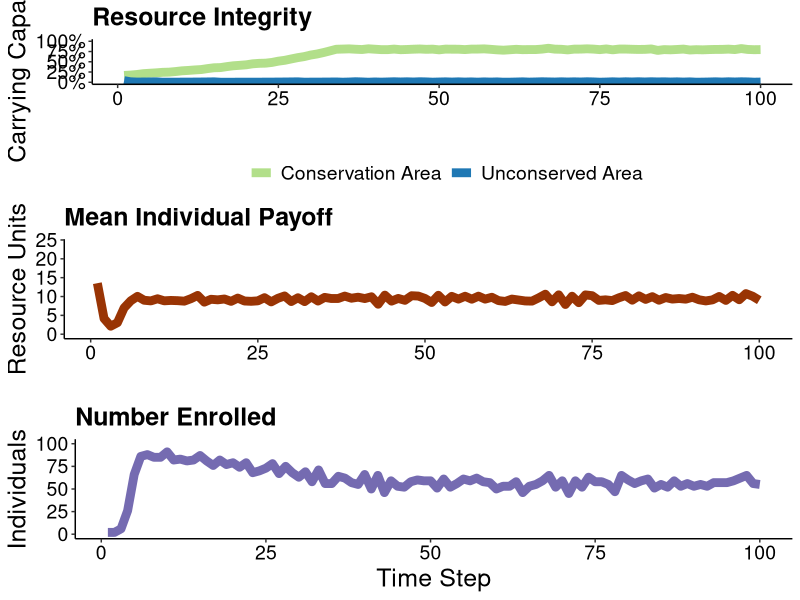
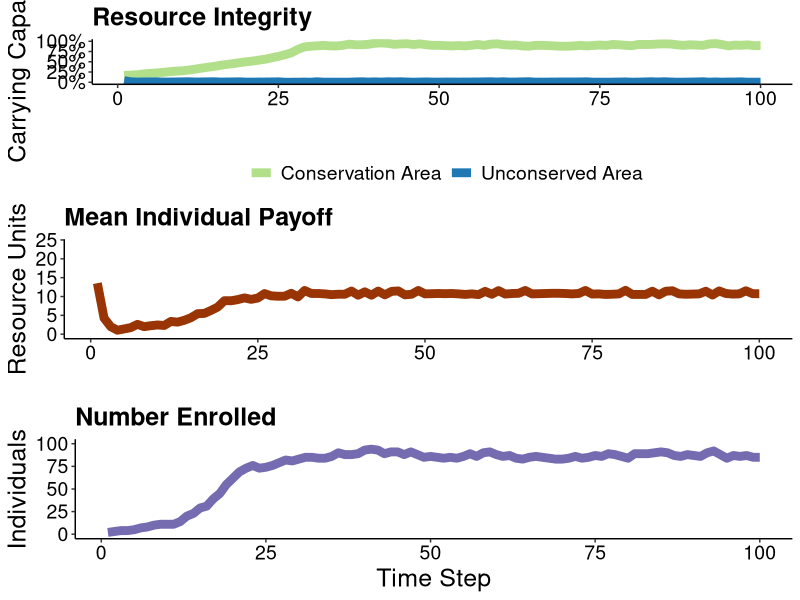

The R script that drew these images, in order:
#####Scheduling
#Establish a degraded resource
#set some of that into a conservation area
#Establish a population
#Some % of the population buys into the conservation project (low %)
#That % gets a payment every time step..maybe once?...maybe every 12 time steps?
#People not enrolled harvest from the entire landscape
#people enrolled harvest from just the un-conserved area. 
#At the end of each time step, everyone learns via success biased imitation (equation from equifinality paper)
#People either enroll of unenroll
#Measure the number of people enrolled/unenrolled
#Measure the % CC of the resource

#repeat for 1:t
library(ggplot2)
#####

abm<-function(#Specified parameters
  Individuals=100, #number of total resource users in a population
  
  TotalCarryingCapacity=10000, #total available resource units
  
  StartPercCarryingCapacity = 0.1, #amount of resources available in the landscape at the start in proportion to CC
  
  PaymentAmount = 5, 
  
  
  PercProtected=0.3, #percent of the total resource that's in a protected area
  
  EnrollPercStart=0.05, #percent of individuals who start by following the rules at t0
  
  LearningStrategy = "Success Bias", #options are Success Bias & Conformist...not implementing this...for now
  
  BiasStrength = 1.5,
  
  TimeSteps=20,
  ResourceRegenerationPerTimeStep=1.15,
  harvestMax=25,
  ProbOfMobility=0.5){
  
  ## Set parameters
  PercWorking= 1-PercProtected #percent of resource in a working landscape
  TotalCCResourceProtected=PercProtected*TotalCarryingCapacity #total resource units in carrying capacity of protected area
  TotalCCResourceWorking=PercWorking*TotalCarryingCapacity #total resource units in carrying capacity of working area
  StartResourceWorking = TotalCCResourceWorking*StartPercCarryingCapacity #number of resources in the working landscape starting
  StartResourceProtected = TotalCCResourceProtected*StartPercCarryingCapacity #number of resources in the protected landscape starting
  EnrollNumStart= as.integer(EnrollPercStart*Individuals) #number of individuals cooperating fully at t0
  NotEnrollNumStart= Individuals - EnrollNumStart#number of individuals defecting at t0
  Enrolled = c(rep(1,EnrollNumStart),rep(0,NotEnrollNumStart))#enrolled or not
  
  PercTimeProtected = PercProtected*(1-Enrolled) #percent of their foraging time each indv spends in the PA. For those not enrolled this is = the the % protected..Treat whole landscape equally
  PercTimeWorking = (1-PercTimeProtected)#percent of their foraging time each indv spends in the working landscape
  
  agents<-data.frame(Enrolled,
                     PercTimeProtected,
                     PercTimeWorking,
                     PayoffProtectedLastTime = rep(NA,Individuals),
                     PayoffWorkingLastTime= rep(NA,Individuals))   #dataframe to be filled with initial payoffs
  
  ProtectPerDefect<-ifelse(NotEnrollNumStart ==0,as.integer(StartResourceProtected),as.integer(StartResourceProtected/NotEnrollNumStart)) #protected area resources per each individual harvesting there
  WorkingPerTotal<-as.integer(StartResourceWorking/Individuals) #working landscape resources per individual

  
  for ( i in 1:nrow(agents)){  #fill the starting df percent payoff from the protected landscape is a function of the amount 
    agent2<-agents[i,]   #of resources there per individual searching there, and a random draw with a chance of success equal to time spent
    agents[i,5]<-rbinom(1,WorkingPerTotal,agent2$PercTimeWorking)
    agents[i,5]<-ifelse(agents[i,5]>=harvestMax,harvestMax,agents[i,5])
    agents[i,4]<- ifelse(agents[i,5]< harvestMax,rbinom(1,ProtectPerDefect,agent2$PercTimeProtected),0) #if they didnt get the max harvest, then 
    agents[i,4]<-ifelse(agents[i,4]>harvestMax-agents[i,5],harvestMax-agents[i,5],agents[i,4])
  } #see what they get from the working landscape first
  

  agents$PayoffTotalLastTime<- agents$PayoffProtectedLastTime + agents$PayoffWorkingLastTime #total payoff is the sum of what they get from both areas
  
  
  output<-data.frame(timeStep = 1:TimeSteps, #create df to fill with the outputs from each time step
                     Enrolled = rep(NA,TimeSteps),
                     NumResourcesProtect = rep(NA,TimeSteps),
                     percCCProtect = rep(NA,TimeSteps),
                     NumResourcesWorking = rep(NA,TimeSteps),
                     percCCWorking = rep(NA,TimeSteps),
                     meanPayoff = rep(NA,TimeSteps))
  
  output$Enrolled[1] <- sum(agents$Enrolled)  #fill it with the outouts from time 1
  output$NumResourcesProtect[1] <- StartResourceProtected-sum(agents$PayoffProtectedLastTime) 
  output$NumResourcesWorking[1] <- StartResourceWorking-sum(agents$PayoffWorkingLastTime) 
  output$percCCProtect[1]  <- output$NumResourcesProtect[1]/TotalCCResourceProtected
  output$percCCWorking[1]  <- output$NumResourcesWorking[1]/TotalCCResourceWorking
  output$meanPayoff[1]  <- mean(agents$PayoffTotalLastTime) 
  
  
  for (t in 2:TimeSteps){  #run the abm for all of the time steps
    
    #choose new strategy  
    
    LastTimeAgents<-agents  #save the agents from the previous time to a new df
    
    if(sum(LastTimeAgents$Enrolled)==Individuals){ #if there's no one NOT enrolled, unenroll someone at random
      LastTimeAgents[sample(1:Individuals,1),"Enrolled"]<-0
    }
    
    if(sum(LastTimeAgents$Enrolled)==0){ #if there's no one  enrolled, enroll someone at random
      LastTimeAgents[sample(1:Individuals,1),"Enrolled"]<-1
      
    }
    
    
    
    
    
    succLearn<-function(agentdf){
      #meanPayoffEnroll
      if(sum(agentdf$Enrolled)==0){
        payMeanEnrl<-0}
      if(sum(agentdf$Enrolled)!=0){
      payMeanEnrl<-mean(agentdf[agentdf$Enrolled==1,]$PayoffTotalLastTime)}
      
      #meanPayoffUnenroll
      if(sum(agentdf$Enrolled)==nrow(agentdf)){
        payMeanNOTEnrl<-0}
      if(sum(agentdf$Enrolled)!=nrow(agentdf)){
        payMeanNOTEnrl<-mean(agentdf[agentdf$Enrolled==0,]$PayoffTotalLastTime)} 
      
      probEnroll<-exp(BiasStrength*payMeanEnrl)/
         (exp(BiasStrength*payMeanEnrl)+exp(BiasStrength*payMeanNOTEnrl))
        
        agentdf$Enrolled<-rbinom(nrow(agentdf),1, probEnroll)
      return(agentdf$Enrolled)
    }
    
    
    
    #need to change this so agents can spend varying portions of time in each zone
    
    if(LearningStrategy == "Success Bias"){
      
      #success biased leaning accross the whole group
      #NewEnroll<-succLearn(LastTimeAgents)
    #success biased learning within small groups
    NewEnroll<-rep(NA,Individuals)
    groups<-split(sample(1:Individuals),f=1:50)
    

    for(j in 1:length(groups)){
      group<-LastTimeAgents[groups[[j]],]      
      groupEnroll<-succLearn(group)  
      NewEnroll[groups[[j]]]<-groupEnroll
    }
    
  } #end success biased learning
    
  ###OLD one from Barrett. This does not model disease dynamics
    #ConfLearn<-function(agentdf){
      
      
      #probEnroll<-(length(which(agentdf$Enrolled==1)))^BiasStrength/
        #((length(which(agentdf$Enrolled==1)))^BiasStrength+(length(which(agentdf$Enrolled==0)))^BiasStrength)
      
      #apply to ALL agents
     # agentdf$Enrolled<-rbinom(nrow(agentdf),1, probEnroll)
      
      #apply to only unenrolled
     # agentsdf$Enrolled<-ifelse(agentsdf$Enrolled == 0, rbinom(1,1, probEnroll),1)
      
      #return(agentdf$Enrolled)
    #}
    
#BETTER implementation. disease spread
    
    
    
  #start conformist learning
  if(LearningStrategy=="Conformist Bias"){
    
    spreadProb<-0.25 #0.25
    recProb<-0.03 #0.01
    
    NewEnroll<-rep(NA,Individuals)
  
    
    for(a in 1:nrow(LastTimeAgents)){
      thisagent<-LastTimeAgents[a,]
      otheragents<-LastTimeAgents[-a,]
      pairagent<-otheragents[sample(1:nrow(otheragents),1),]
      if(thisagent$Enrolled == 1){    NewEnroll[a]<-rbinom(1,1,1-recProb)}
      if(thisagent$Enrolled == 0){    NewEnroll[a]<-ifelse(pairagent$Enrolled ==1,
                                                           rbinom(1,1,spreadProb),0 )}
      
    }
    
    
    
  }
    
  #end conformist learning
    
    PercTimeProtected = PercProtected*(1-NewEnroll) #percent of their foraging time each indv spends in the PA. For those not enrolled this is = the the % protected..Treat whole landscape equally
    #PercTimeProtected = output$NumResourcesProtect[t-1]/(output$NumResourcesProtect[t-1]+output$NumResourcesWorking[t-1])
    
    PercTimeWorking = (1-PercTimeProtected)
    
    
    agents<-data.frame(Enrolled=NewEnroll,
                       PercTimeProtected,   #new agent dataframe to fill
                       PercTimeWorking,
                       PayoffProtectedLastTime = rep(NA,Individuals),
                       PayoffWorkingLastTime= rep(NA,Individuals)) 
    
    
    #New resource pools to pull from
    #Resources over the CC move with probability 'ProbOfMobility'
    
    NewProtectedResourcesTotal<-round(output$NumResourcesProtect[t-1] * ResourceRegenerationPerTimeStep,digits=0)
    ProtectedResourcesOverCC<-round(NewProtectedResourcesTotal-TotalCCResourceProtected,digits=0)
    ProtectedResourcesOverCC<- ifelse(ProtectedResourcesOverCC<=  0,0, ProtectedResourcesOverCC)
    
    NewWorkingResourcesTotal<-round(output$NumResourcesWorking[t-1] * ResourceRegenerationPerTimeStep,digits=0)
    WorkingResourcesOverCC<-round(NewWorkingResourcesTotal-TotalCCResourceWorking,digits=0)
    WorkingResourcesOverCC<- ifelse(WorkingResourcesOverCC<=  0,0, WorkingResourcesOverCC)
    
    
    ##Resource mobility
    
    
    #all resources mobile
    #LeaveWorking<-rbinom(1,NewWorkingResourcesTotal,ProbOfMobility) #number of resources which leave the protected area
    #LeaveProtected<-rbinom(1,NewProtectedResourcesTotal,ProbOfMobility)#number of resources which leave the working area
    
    #make it so only new resources can leave 
    LeaveWorking<-rbinom(1, WorkingResourcesOverCC,ProbOfMobility) #number of resources which leave the protected area
    LeaveProtected<-rbinom(1,ProtectedResourcesOverCC,ProbOfMobility)#number of resources which leave the working area
    
    
    #do the accounting on entering vs leaving individuals
    NewWorkingResourcesTotal<-NewWorkingResourcesTotal+LeaveProtected
    NewProtectedResourcesTotal<-NewProtectedResourcesTotal+LeaveWorking
    
    #Make sure they dont go over the CC again
    NewWorkingResourcesTotal<-ifelse(NewWorkingResourcesTotal<=TotalCCResourceWorking,NewWorkingResourcesTotal,TotalCCResourceWorking)
    NewProtectedResourcesTotal<-ifelse(NewProtectedResourcesTotal<=  TotalCCResourceProtected,NewProtectedResourcesTotal, TotalCCResourceProtected)
    
    #dont let them alll the way to 0. if they do they won't regenerate
    if(NewWorkingResourcesTotal==0){NewWorkingResourcesTotal<-as.integer(TotalCCResourceWorking*0.05)}
    if(NewProtectedResourcesTotal==0){NewProtectedResourcesTotal<-as.integer(TotalCCResourceProtected*0.05)}
    
    
    ##calculate available resources per individual
    if(nrow(agents[agents$PercTimeProtected>0,])==0){ProtectPerDefect<-NewProtectedResourcesTotal}
    if(nrow(agents[agents$PercTimeProtected>0,])!=0){ProtectPerDefect<-as.integer(NewProtectedResourcesTotal/nrow(agents[agents$PercTimeProtected>0,]))}
    WorkingPerTotal<-as.integer(NewWorkingResourcesTotal/Individuals)
    
    
    for ( i in 1:nrow(agents)){  #fill the starting df percent payoff from the protected landscape is a function of the amount 
      agent2<-agents[i,]   #of resources there per individual searching there, and a random draw with a chance of success equal to time spent
      agents[i,5]<-rbinom(1,WorkingPerTotal,agent2$PercTimeWorking)
      agents[i,5]<-ifelse(agents[i,5]>=harvestMax,harvestMax,agents[i,5])
      agents[i,4]<- ifelse(agents[i,5]< harvestMax,rbinom(1,ProtectPerDefect,agent2$PercTimeProtected),0) #if they didnt get the max harvest, then 
      agents[i,4]<-ifelse(agents[i,4]>harvestMax-agents[i,5],harvestMax-agents[i,5],agents[i,4])
    } #see what they get from the working landscape first
    
    
    
    agents$PayoffTotalLastTime<- agents$PayoffProtectedLastTime + agents$PayoffWorkingLastTime #total payoff is the sum of what they get from both areas
    #give payments to enrolled individuals
    agents$PayoffTotalLastTime<-agents$PayoffTotalLastTime+(PaymentAmount*agents$Enrolled)
    
    
    output$Enrolled[t] <- sum(agents$Enrolled)  #fill it with the outouts from time 1
    output$NumResourcesProtect[t] <- NewProtectedResourcesTotal-sum(agents$PayoffProtectedLastTime) 
    output$NumResourcesWorking[t]  <- NewWorkingResourcesTotal-sum(agents$PayoffWorkingLastTime)
    output$percCCProtect[t]  <- output$NumResourcesProtect[t]/TotalCCResourceProtected
    output$percCCWorking[t]  <- output$NumResourcesWorking[t]/TotalCCResourceWorking
    output$meanPayoff[t]  <- mean(agents$PayoffTotalLastTime)
    
  }
  mytheme<- theme(panel.grid.major = element_blank(), panel.grid.minor = element_blank(),
                  plot.title = element_text( size=18, color="black",face="bold"),
                  axis.title.x = element_text( size=18),
                  axis.title.y = element_text( size=18),
                  axis.text=(element_text(color="black", size=14)),
                  legend.title = element_text(colour="black", size=18),
                  legend.text = element_text( size = 14))
  
  p1<-ggplot(data=output,aes(x=timeStep))+
    geom_line(aes(y=percCCProtect,color="Protected"),size=3)+
    geom_line(aes(y=percCCWorking,color="Working"),size=3)+
    theme_classic()+ylab("Carrying Capacity")+xlab("")+
    scale_y_continuous(labels = scales::percent,limits = c(0,1.0) )+
    scale_colour_manual(name = '', 
                        values =c('Protected'='#b2df8a','Working'='#1f78b4'), labels = c('Conservation Area','Unconserved Area'))+
    ggtitle("Resource Integrity")+mytheme +
    theme(legend.position="bottom")
  
  
  p2<-ggplot(data=output,aes(x=timeStep))+
    geom_line(aes(y=meanPayoff),size=3,color="#993404")+xlab("")+
    theme_classic()+ylab("Resource Units")+ylim(0,harvestMax+PaymentAmount)+
    ggtitle("Mean Individual Payoff")+mytheme
  
  p3<-ggplot(data=output,aes(x=timeStep))+
    geom_line(aes(y=Enrolled),size=3,color="#756bb1")+xlab("Time Step")+
    theme_classic()+ylab("Individuals")+ylim(0,Individuals)+
    ggtitle("Number Enrolled")+mytheme
  
  x<-gridExtra::grid.arrange(p1,p2,p3,ncol=1)
  
  
  return(output) 
}


set.seed(1) 

#deqdatPOS_Conform<-abm(#Specified parameters
 # Individuals=100, #number of total resource users in a population
#  TotalCarryingCapacity=100000, #total available resource units
 # StartPercCarryingCapacity = 0.25, #amount of resources available in the landscape at the start in proportion to CC
  #PercProtected=0.2, #percent of the total resource that's in a protected area
  #EnrollPercStart=0.01, #percent of individuals who start by following the rules at t0
  #LearningStrategy = "Conformist Bias", #options are Success Bias & Conformist...not implementing this...for now
  #BiasStrength = 1.05,
  #TimeSteps=100,
  #ResourceRegenerationPerTimeStep=1.15,
  #harvestMax=35,
  #ProbOfMobility=0.9)


#Threshold effect
#set.seed(1)
#SucBiasdat<-abm(#Specified parameters
  #Individuals=100, #number of total resource users in a population
  
#  TotalCarryingCapacity=100000, #total available resource units
  
  #StartPercCarryingCapacity = 0.20, #amount of resources available in the landscape at the start in proportion to CC
  
 # PaymentAmount = 5, #10
  
  
 # PercProtected=0.20, #percent of the total resource that's in a protected area
  
 # EnrollPercStart=0.02, #percent of individuals who start by following the rules at t0
  
  #LearningStrategy = "Success Bias", #options are Success Bias & Conformist...not implementing this...for now
  
  #BiasStrength = 1.1,
  
  #TimeSteps=100,
  #ResourceRegenerationPerTimeStep=1.05, #.10
  #harvestMax=10, #20
  #ProbOfMobility=0.3)


###### DropOff
set.seed(1)
#stable dynamics
SucBiasdat<-abm(#Specified parameters
  Individuals=100, #number of total resource users in a population
  
  TotalCarryingCapacity=10000, #total available resource units
  
  StartPercCarryingCapacity = 0.20, #amount of resources available in the landscape at the start in proportion to CC
  
  PaymentAmount = 9, 
  
  
  PercProtected=0.20, #percent of the total resource that's in a protected area
  
  EnrollPercStart=0.02, #percent of individuals who start by following the rules at t0
  
  LearningStrategy = "Success Bias", #options are Success Bias & Conformist...not implementing this...for now
  
  BiasStrength = 1.1,
  
  TimeSteps=100,
  ResourceRegenerationPerTimeStep=1.3, #.10
  harvestMax=15, #20
  ProbOfMobility=0.3)

###### DropOff params + conform
set.seed(1)
#stable dynamics
SucBiasdat<-abm(#Specified parameters
  Individuals=100, #number of total resource users in a population
  
  TotalCarryingCapacity=10000, #total available resource units
  
  StartPercCarryingCapacity = 0.20, #amount of resources available in the landscape at the start in proportion to CC
  
  PaymentAmount = 9, 
  
  
  PercProtected=0.20, #percent of the total resource that's in a protected area
  
  EnrollPercStart=0.02, #percent of individuals who start by following the rules at t0
  
  LearningStrategy = "Conformist Bias", #options are Success Bias & Conformist...not implementing this...for now
  
  BiasStrength = 1.1,
  
  TimeSteps=100,
  ResourceRegenerationPerTimeStep=1.3, #.10
  harvestMax=15, #20
  ProbOfMobility=0.3)
